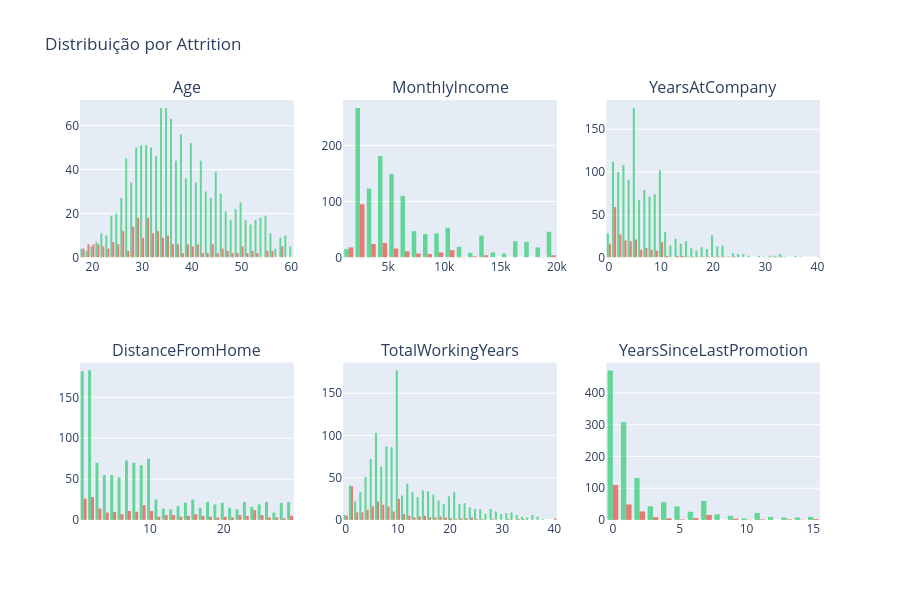

Notebook cell for this chart:
### Markdown cell above
## 3. Análise de Features Numéricas

### Code cell
# Distribuição das principais features numéricas por Attrition
numeric_features = ['Age', 'MonthlyIncome', 'YearsAtCompany', 'DistanceFromHome',
                     'TotalWorkingYears', 'YearsSinceLastPromotion']

fig = make_subplots(rows=2, cols=3, subplot_titles=numeric_features)

for i, feat in enumerate(numeric_features):
    row, col = i // 3 + 1, i % 3 + 1
    for attrition, color in [('No', '#2ecc71'), ('Yes', '#e74c3c')]:
        data = df[df['Attrition'] == attrition][feat]
        fig.add_trace(
            go.Histogram(x=data, name=attrition, marker_color=color, opacity=0.7),
            row=row, col=col
        )

fig.update_layout(height=600, title_text='Distribuição por Attrition', showlegend=False)
fig.show()

### Figure 1 — Plotly figure (JSON) as saved in the notebook; plotly's stock layout.template omitted (floating-point values rounded to 4 significant figures; data arrays with more than 128 entries replaced by an {"elided": "..."} marker saying what was removed)
{"data": [{"marker": {"color": "#2ecc71"}, "name": "No", "opacity": 0.7, "type": "histogram", "x": {"elided": "1233 int values"}, "xaxis": "x", "yaxis": "y"}, {"marker": {"color": "#e74c3c"}, "name": "Yes", "opacity": 0.7, "type": "histogram", "x": {"elided": "237 int values"}, "xaxis": "x", "yaxis": "y"}, {"marker": {"color": "#2ecc71"}, "name": "No", "opacity": 0.7, "type": "histogram", "x": {"elided": "1233 int values"}, "xaxis": "x2", "yaxis": "y2"}, {"marker": {"color": "#e74c3c"}, "name": "Yes", "opacity": 0.7, "type": "histogram", "x": {"elided": "237 int values"}, "xaxis": "x2", "yaxis": "y2"}, {"marker": {"color": "#2ecc71"}, "name": "No", "opacity": 0.7, "type": "histogram", "x": {"elided": "1233 int values"}, "xaxis": "x3", "yaxis": "y3"}, {"marker": {"color": "#e74c3c"}, "name": "Yes", "opacity": 0.7, "type": "histogram", "x": {"elided": "237 int values"}, "xaxis": "x3", "yaxis": "y3"}, {"marker": {"color": "#2ecc71"}, "name": "No", "opacity": 0.7, "type": "histogram", "x": {"elided": "1233 int values"}, "xaxis": "x4", "yaxis": "y4"}, {"marker": {"color": "#e74c3c"}, "name": "Yes", "opacity": 0.7, "type": "histogram", "x": {"elided": "237 int values"}, "xaxis": "x4", "yaxis": "y4"}, {"marker": {"color": "#2ecc71"}, "name": "No", "opacity": 0.7, "type": "histogram", "x": {"elided": "1233 int values"}, "xaxis": "x5", "yaxis": "y5"}, {"marker": {"color": "#e74c3c"}, "name": "Yes", "opacity": 0.7, "type": "histogram", "x": {"elided": "237 int values"}, "xaxis": "x5", "yaxis": "y5"}, {"marker": {"color": "#2ecc71"}, "name": "No", "opacity": 0.7, "type": "histogram", "x": {"elided": "1233 int values"}, "xaxis": "x6", "yaxis": "y6"}, {"marker": {"color": "#e74c3c"}, "name": "Yes", "opacity": 0.7, "type": "histogram", "x": {"elided": "237 int values"}, "xaxis": "x6", "yaxis": "y6"}], "layout": {"annotations": [{"font": {"size": 16}, "showarrow": false, "text": "Age", "x": 0.1444, "xanchor": "center", "xref": "paper", "y": 1, "yanchor": "bottom", "yref": "paper"}, {"font": {"size": 16}, "showarrow": false, "text": "MonthlyIncome", "x": 0.5, "xanchor": "center", "xref": "paper", "y": 1, "yanchor": "bottom", "yref": "paper"}, {"font": {"size": 16}, "showarrow": false, "text": "YearsAtCompany", "x": 0.8556, "xanchor": "center", "xref": "paper", "y": 1, "yanchor": "bottom", "yref": "paper"}, {"font": {"size": 16}, "showarrow": false, "text": "DistanceFromHome", "x": 0.1444, "xanchor": "center", "xref": "paper", "y": 0.375, "yanchor": "bottom", "yref": "paper"}, {"font": {"size": 16}, "showarrow": false, "text": "TotalWorkingYears", "x": 0.5, "xanchor": "center", "xref": "paper", "y": 0.375, "yanchor": "bottom", "yref": "paper"}, {"font": {"size": 16}, "showarrow": false, "text": "YearsSinceLastPromotion", "x": 0.8556, "xanchor": "center", "xref": "paper", "y": 0.375, "yanchor": "bottom", "yref": "paper"}], "height": 600, "showlegend": false, "title": {"text": "Distribuição por Attrition"}, "xaxis": {"anchor": "y", "domain": [0, 0.2889]}, "xaxis2": {"anchor": "y2", "domain": [0.3556, 0.6444]}, "xaxis3": {"anchor": "y3", "domain": [0.7111, 1]}, "xaxis4": {"anchor": "y4", "domain": [0, 0.2889]}, "xaxis5": {"anchor": "y5", "domain": [0.3556, 0.6444]}, "xaxis6": {"anchor": "y6", "domain": [0.7111, 1]}, "yaxis": {"anchor": "x", "domain": [0.625, 1]}, "yaxis2": {"anchor": "x2", "domain": [0.625, 1]}, "yaxis3": {"anchor": "x3", "domain": [0.625, 1]}, "yaxis4": {"anchor": "x4", "domain": [0, 0.375]}, "yaxis5": {"anchor": "x5", "domain": [0, 0.375]}, "yaxis6": {"anchor": "x6", "domain": [0, 0.375]}}}
